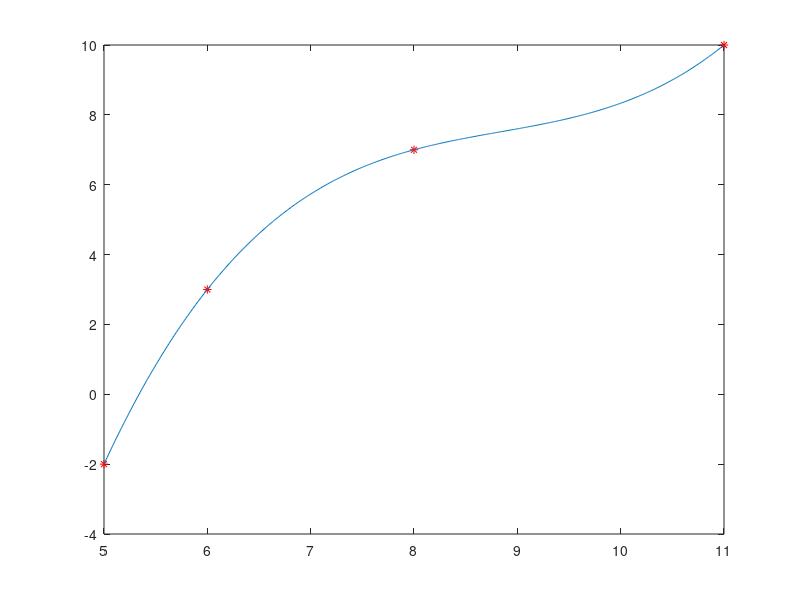

The MATLAB script that drew this image:
%5.30, -1stC
clear
x=[5,6,8,11]
y=[-2,3,7,10]
plot(x,y,'r*')
hold
n=length(x)
for i=1:n
    for j=1:n
        v(i,j)=x(i).^(j-1);
    end
end
v
y=y'
v1=inv(v)
a=v1*y
w=0
xx=5:0.01:11
w=w+a(1)
for i=2:n
    w=w+(a(i).*xx.^(i-1))
end
plot(xx,w)
